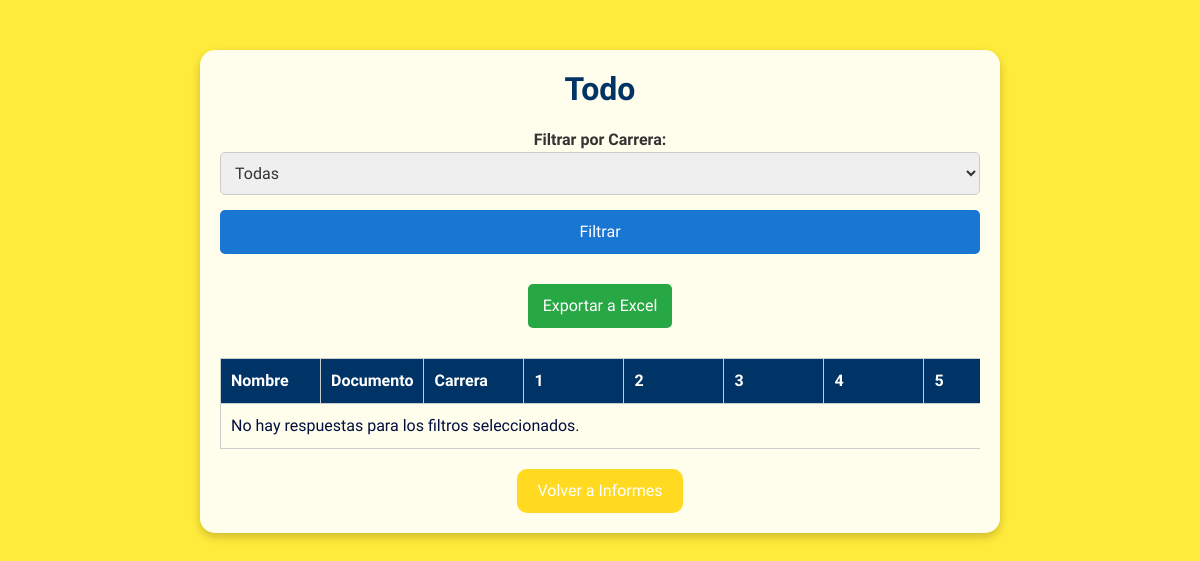
The page /todito/ on the database as committed earlier.
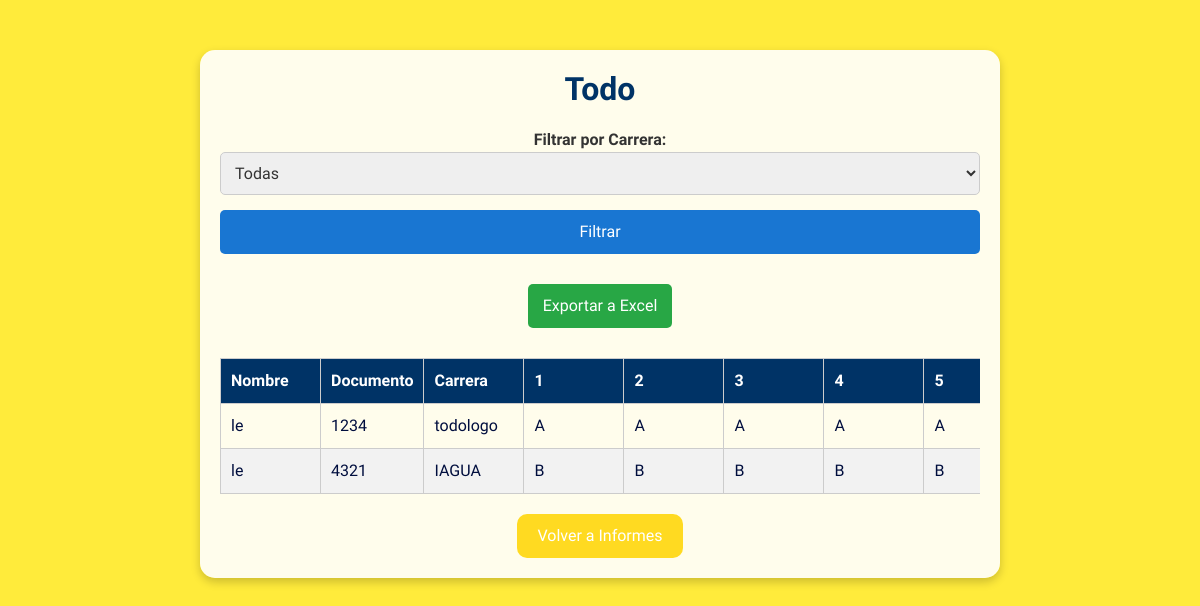
The same page on the database as committed later.
### diagnostico/models.py (models this page shows, shortened)
class Estudiante(models.Model):
    user = models.OneToOneField(User, on_delete=models.CASCADE, primary_key=True)
    documento = models.CharField(max_length=20, null=False)
    nombre = models.CharField(max_length=100, null=True)
    apellido = models.CharField(max_length=100, null=True)
    celular = models.CharField(max_length=15, null=True)
    email = models.EmailField(max_length=254, null=True)
    password = models.CharField(max_length=150, null=True)
    carrera = models.ForeignKey(Carrera, on_delete=models.CASCADE, null=True)
    tipo_usuario = models.CharField(max_length=10, default='estudiante')

class Carrera(models.Model):
    id_carrera = models.AutoField(primary_key=True)
    nombre = models.CharField(max_length=50)
    descripcion = models.CharField(max_length=200, null=True)

class Respuesta(models.Model):
    id_respuesta = models.AutoField(primary_key=True)
    seleccion = models.CharField(max_length=1, choices=Seleccion.choices, blank=True, null=True)
    preguntaFK = models.ForeignKey(Pregunta, on_delete=models.SET_NULL, null=True)
    estudianteFK = models.ForeignKey(Estudiante, on_delete=models.CASCADE)
    fecha = models.DateField(auto_now=True)

### diagnostico/views.py (the view, shortened to what this page needs)
# urls.py: path('todito/', views.todito, name='todito'),
def todito(request):
    carrera_id = request.GET.get('carrera')  # Puede ser None o una cadena vacía
    exportar_excel = request.GET.get('exportar_excel')
    respuestas = Respuesta.objects.all()
    if carrera_id and carrera_id != "":  # Si se selecciona una carrera específica
        respuestas = respuestas.filter(estudianteFK__carrera_id=carrera_id)
    estudiantes_con_respuestas = {}
    for respuesta in respuestas:
        estudiante = respuesta.estudianteFK
        if estudiante not in estudiantes_con_respuestas:
            estudiantes_con_respuestas[estudiante] = {
                'carrera': estudiante.carrera.nombre,  # Agregar la carrera del estudiante
                'respuestas': []
            }
        estudiantes_con_respuestas[estudiante]['respuestas'].append(respuesta)
    preguntas_range = range(1, 25)  # Del 1 al 24
    return render(request, 'diagnostico/todo.html', {
        'carreras': Carrera.objects.all(),  # Pasar todas las carreras
        'estudiantes_con_respuestas': estudiantes_con_respuestas,
        'carrera_seleccionada': carrera_id,  # No convertir a int si es None
        'preguntas_range': preguntas_range,  # Pasar el rango al template
    })

### templates/diagnostico/todo.html (shortened to what this page needs)
{% load static %}
<!DOCTYPE html>
<html lang="es">
<head>
    <link href="https://cdn.jsdelivr.net/npm/bootstrap@5.3.0/dist/css/bootstrap.min.css" rel="stylesheet">
    <link rel="stylesheet" type="text/css" href="{% static 'css/styles.css' %}">
</head>
<body>
    <div class="correctas-container">
        <h1 class="correctas-title">Todo</h1>
        <form method="get" class="filtros-form">
            <div class="form-group">
                <label for="carrera">Filtrar por Carrera:</label>
                <select name="carrera" id="carrera">
                    <option value="">Todas</option>
                </select>
            </div>
            <button type="submit">Filtrar</button>
        </form>
        <a href="?carrera={{ carrera_seleccionada }}&exportar_excel=1" class="btn-exportar">
            Exportar a Excel
        </a>
        <div class="table-responsive">
            <table>
                <thead>
                    <tr>
                        <th>Nombre</th>
                        <th>Documento</th>
                        <th>Carrera</th>
                        {% for i in preguntas_range %}
                            <th>{{ i }}</th>
                        {% endfor %}
                    </tr>
                </thead>
                <tbody>
                    {% for estudiante, datos in estudiantes_con_respuestas.items %}
                        <tr>
                            <td>{{ estudiante.nombre }}</td>
                            <td>{{ estudiante.documento }}</td>
                            <td>{{ datos.carrera }}</td>
                            {% for i in preguntas_range %}
                                <td>
                                    {% for respuesta in datos.respuestas %}
                                        {% if respuesta.preguntaFK.numero == i %}
                                            {{ respuesta.seleccion }}
                                        {% endif %}
                                    {% endfor %}
                                </td>
                            {% endfor %}
                        </tr>
                    {% empty %}
                        <tr>
                            <td colspan="27">No hay respuestas para los filtros seleccionados.</td>
                        </tr>
                    {% endfor %}
                </tbody>
            </table>
        </div>
        <a href="{% url 'informes' %}" class="btn-volver">Volver a Informes</a>
    </div>
</body>
</html>

### static/css/styles.css (style rules this page uses)
body { font-family: "Russo One", serif; margin: 0; padding: 0; background-color: #f4f4f4; color: #333; }
form { display: flex; flex-direction: column; }
form input, form textarea, form select { margin-bottom: 15px; padding: 10px; border: 1px solid #ccc; border-radius: 5px; }
form button { padding: 10px 20px; background-color: #28a745; color: white; border: none; border-radius: 5px; cursor: pointer; }

Rows that differ between the two databases and show on the page:
added Estudiante: nombre "le", documento "1234", carrera "todologo"
added Respuesta: seleccion "A"
added Respuesta: seleccion "A"
added Respuesta: seleccion "A"
added Respuesta: seleccion "A"
added Respuesta: seleccion "A"
added Estudiante: nombre "le", documento "4321", carrera "IAGUA"
added Respuesta: seleccion "B"
added Respuesta: seleccion "B"
added Respuesta: seleccion "B"
added Respuesta: seleccion "B"
added Respuesta: seleccion "B"
Other text that changed with them:
text no longer shown: "No hay respuestas para los filtros seleccionados."
